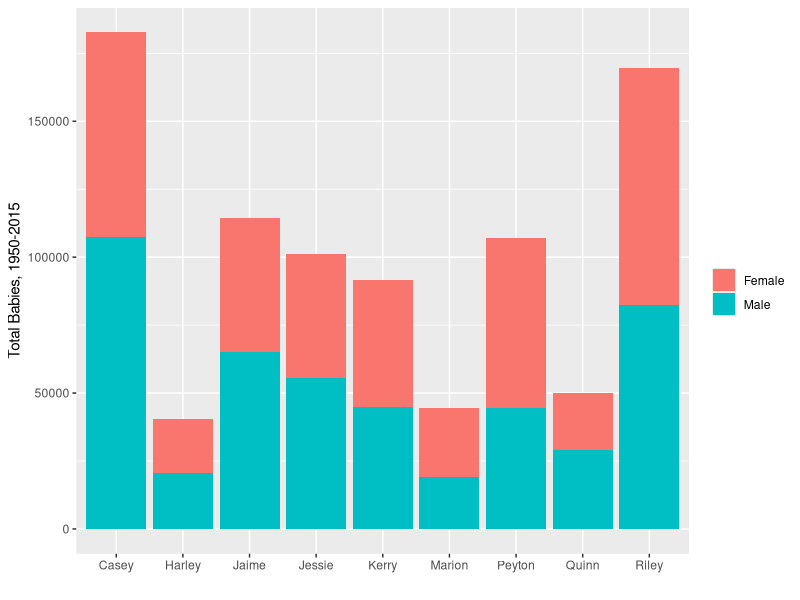
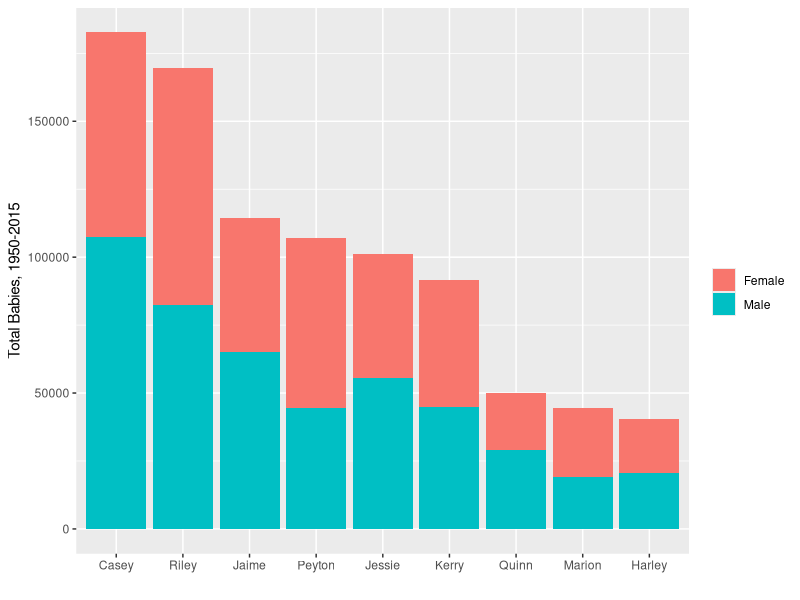
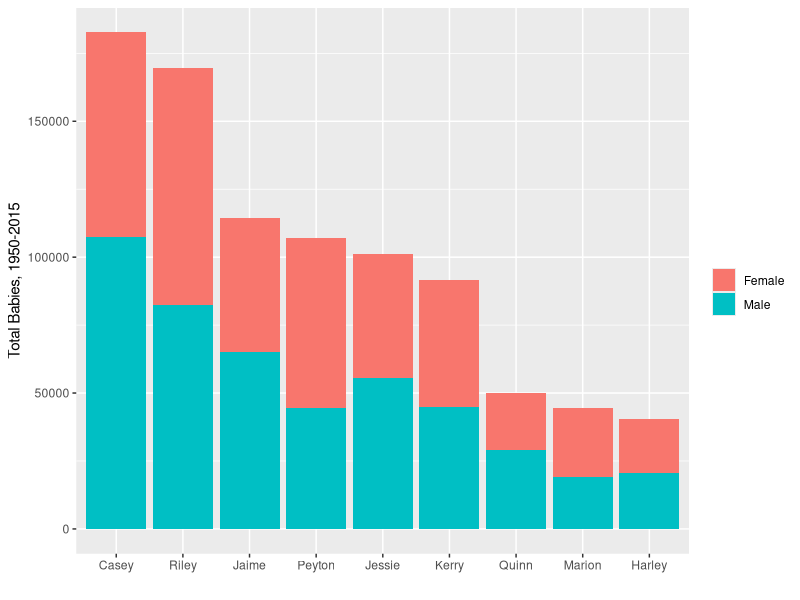

Write R code to recreate these figures, in order.
# Run the code below to set up the data
# Make a bar plot of the total number of babies with 
# the unisex names by sex

# Bonus: Order the bars by the total number of babies, largest to smallest.
# Hint: You need to order the factor levels before sending the data to the plot.  
# See the function fct_reorder() in the forcats package

library(tidyverse)
unisex_data <- read_csv("data/unisex.csv")
unisex_counts <- unisex_data %>%
  select(-prop) %>%
  group_by(name, sex) %>%
  summarize(total=sum(n)) %>%
  ungroup()
unisex_counts


# make a bar chart
ggplot(unisex_counts, aes(x=name, y=total, fill=sex)) + 
  geom_bar(stat="identity") + 
  labs(x="", y="Total Babies, 1950-2015",
       fill="")
  
# Bonus:
unisex_counts %>%
  mutate(name=fct_reorder(name, total, .desc=TRUE)) %>%
  ggplot(aes(x=name, y=total, fill=sex)) + 
  geom_bar(stat="identity") + 
  labs(x="", y="Total Babies, 1950-2015",
       fill="")

# or
ggplot(unisex_counts, aes(x=fct_reorder(name, total, .desc=TRUE), y=total, fill=sex)) + 
  geom_bar(stat="identity") + 
  labs(x="", y="Total Babies, 1950-2015",
       fill="")



